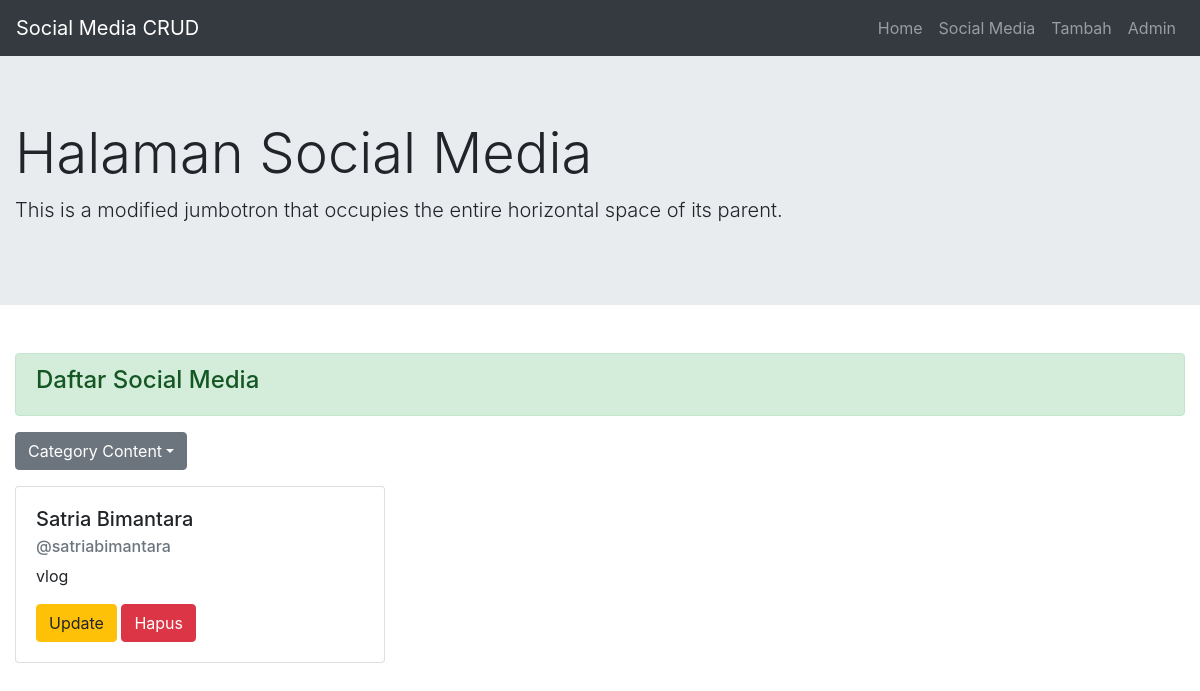
Page /socialmedia/?content=vlog on the committed database.
### socialmedia/models.py (models this page shows, shortened)
class SocialMediaModel(models.Model):
    first_name = models.CharField(max_length=20)
    last_name = models.CharField(max_length=30)
    username = models.CharField(
        max_length=50,
        validators=[
            validasi_username
        ]
    )
    CONTENT_CATEGORIES = (
        ('programming', 'Programming'),
        ('vlog', 'Vlog'),
        ('culinary', 'Culinary'),
        ('nan', 'Not Set')
    )
    category_content = models.CharField(
        max_length=50,
        choices=CONTENT_CATEGORIES,
        default='nan'
    )

### socialmedia/views.py (the view)
# urls.py: path('', SocmedListView.as_view(), name='index'),
class SocmedListView(SocmedSubList, TemplateView):
    template_name = 'socialmedia/index.html'
    def get_context_data(self, **kwargs):
        all_social_media = self.get_user_by_content(self.request.GET)
        all_category_content = SocialMediaModel.objects.values_list(
            'category_content', flat=True).distinct()
        context = {
            'title_page': 'Social Media',
            'sub_title': 'Halaman Social Media',
            'socialmedias': all_social_media,
            'all_category_content': all_category_content
        }
        return context

### socialmedia/views.py (called while the page is built)
    def get_user_by_content(self, request_get):
        if len(request_get) == 0:
            social_media_list = SocialMediaModel.objects.all()
        elif request_get.__contains__('content'):
            social_media_list = SocialMediaModel.objects.filter(
                category_content=request_get['content'])
        else:
            social_media_list = SocialMediaModel.objects.none()
        return social_media_list

### socialmedia/templates/socialmedia/index.html (shortened to what this page needs)
{% extends 'base.html' %}
{% block additional_navbar %}
<li class="nav-item">
    <a class="nav-link" href="{% url 'socmed:tambah' %}">Tambah</a>
</li>
{% endblock additional_navbar %}
{% block content %}
<div class="alert alert-success" role="alert">
    <h4 class="alert-heading">Daftar Social Media</h4>
</div>
<div class="row mb-3">
    <div class="col">
        <div class="dropdown">
            <button class="btn btn-secondary dropdown-toggle" type="button" id="dropdownMenuButton"
                data-toggle="dropdown" aria-haspopup="true" aria-expanded="false">Category Content</button>
        </div>
    </div>
</div>
<div class="row">
    {% for socialmedia in socialmedias %}
    <div class="col-lg-4 mb-3">
        <div class="card">
            <div class="card-body">
                <h5 class="card-title">{{socialmedia.first_name.capitalize}} {{socialmedia.last_name.capitalize}}</h5>
                <h6 class="card-subtitle mb-2 text-muted">{{socialmedia.username.capitalize}}</h6>
                <p class="card-text">{{socialmedia.category_content}}</p>
                <a href="{% url 'socmed:update' id_username=socialmedia.id %}" class="btn btn-warning">Update</a>
                <a href="{% url 'socmed:hapus' id_username=socialmedia.id %}" class="btn btn-danger">Hapus</a>
            </div>
        </div>
    </div>
    {% endfor %}
</div>
{% endblock content %}

### rows in the picture
SocialMediaModel: first_name "Satria", last_name "Bimantara", username "@satriabimantara", category_content "vlog"

### other values in the picture
{{ sub_title }} "Halaman Social Media"
